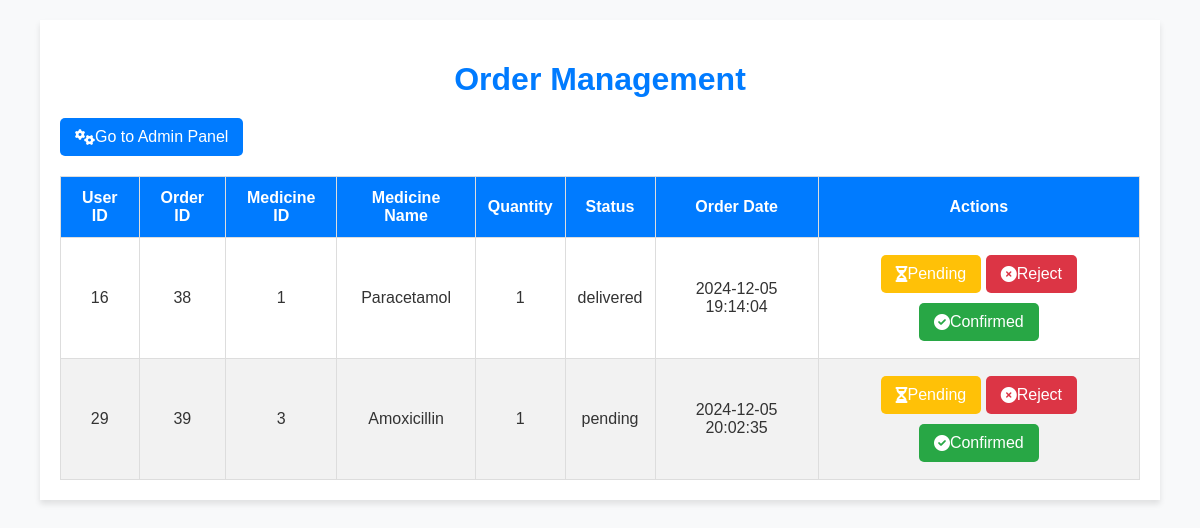
Page /admin_panel/order_management.php (signed in) on the earlier database version.
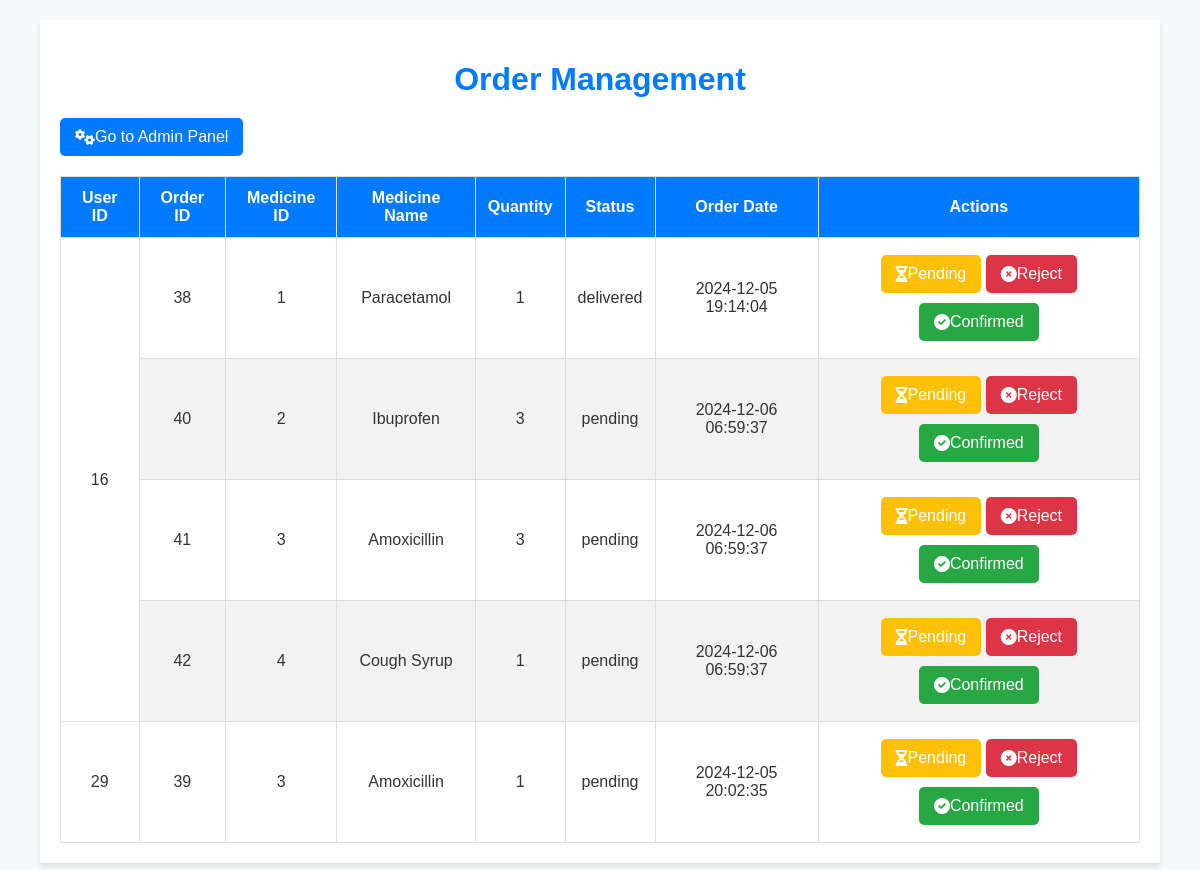
Same page on the later database version.
### tables this page shows
CREATE TABLE `orders` (
  `order_id` int(11) NOT NULL,
  `user_id` int(11) NOT NULL,
  `medicine_id` int(11) NOT NULL,
  `quantity` int(11) NOT NULL,
  `status` enum('pending','delivered','cancelled') DEFAULT 'pending',
  `order_date` timestamp NOT NULL DEFAULT current_timestamp()
);

CREATE TABLE `medicines` (
  `medicine_id` int(11) NOT NULL,
  `name` varchar(100) NOT NULL,
  `category` varchar(100) NOT NULL,
  `price` decimal(10,2) NOT NULL,
  `stock` int(11) NOT NULL,
  `added_at` timestamp NOT NULL DEFAULT current_timestamp(),
  `image_location` varchar(500) DEFAULT NULL
);

### admin_panel/order_management.php (the view, shortened to what this page needs)
<?php
include '../db_connection.php';
$user_id = $_SESSION['user_id'];
$query = "SELECT role FROM `users` WHERE `user_id` = $user_id";
$result = mysqli_query($conn, $query);
$user = mysqli_fetch_assoc($result);
$query = "
    SELECT
        o.user_id,
        o.order_id,
        o.medicine_id,
        m.name AS medicine_name,
        o.quantity,
        o.status,
        o.order_date
    FROM `orders` o
    JOIN `medicines` m ON o.medicine_id = m.medicine_id
    ORDER BY o.user_id, o.order_id
";
$result = mysqli_query($conn, $query);
$orders_by_user = [];
while ($row = mysqli_fetch_assoc($result)) {
    $orders_by_user[$row['user_id']][] = $row;
}
?>
<!DOCTYPE html>
<head>
    <link rel="stylesheet" href="../style/admin_panel/order_management.css">
    <link rel="stylesheet" href="https://cdnjs.cloudflare.com/ajax/libs/font-awesome/6.0.0-beta3/css/all.min.css">
</head>
<body>
    <div class="container">
        <h1 class="page-title">Order Management</h1>
        <a href="../home_page/admin_home.php?user_id=<?php echo $user_id; ?>&user_name=<?php echo urlencode($user['role']); ?>">
            <button class="btn admin-btn"><i class="fas fa-cogs"></i> Go to Admin Panel</button>
        </a>
        <table class="order-table">
            <thead>
                <tr>
                    <th>User ID</th>
                    <th>Order ID</th>
                    <th>Medicine ID</th>
                    <th>Medicine Name</th>
                    <th>Quantity</th>
                    <th>Status</th>
                    <th>Order Date</th>
                    <th>Actions</th>
                </tr>
            </thead>
            <tbody>
                <?php foreach ($orders_by_user as $user_id => $orders): ?>
                    <?php foreach ($orders as $index => $order): ?>
                        <tr>
                            <?php if ($index === 0): ?>
                                <td rowspan="<?php echo count($orders); ?>"><?php echo htmlspecialchars($user_id); ?></td>
                            <?php endif; ?>
                            <td><?php echo htmlspecialchars($order['order_id']); ?></td>
                            <td><?php echo htmlspecialchars($order['medicine_id']); ?></td>
                            <td><?php echo htmlspecialchars($order['medicine_name']); ?></td>
                            <td><?php echo htmlspecialchars($order['quantity']); ?></td>
                            <td><?php echo htmlspecialchars($order['status']); ?></td>
                            <td><?php echo htmlspecialchars($order['order_date']); ?></td>
                            <td>
                                <form method="POST" style="display:inline;">
                                    <button type="submit" name="update_status" class="btn action-btn pending-btn">
                                        <i class="fas fa-hourglass-half"></i> Pending
                                    </button>
                                </form>
                                <form method="POST" style="display:inline;">
                                    <button type="submit" name="update_status" class="btn action-btn reject-btn">
                                        <i class="fas fa-times-circle"></i> Reject
                                    </button>
                                </form>
                                <form method="POST" style="display:inline;">
                                    <button type="submit" name="update_status" class="btn action-btn confirm-btn">
                                        <i class="fas fa-check-circle"></i> Confirmed
                                    </button>
                                </form>
                            </td>
                        </tr>
                    <?php endforeach; ?>
                <?php endforeach; ?>
            </tbody>
        </table>
    </div>
</body>
</html>

### style/admin_panel/order_management.css (style rules this page uses)
body { font-family: Arial, sans-serif; background-color: #f8f9fa; color: #333; margin: 0; padding: 0; }
.container { width: 90%; margin: 20px auto; background: #fff; padding: 20px; box-shadow: 0 4px 6px rgba(0, 0, 0, 0.1); }
.page-title { text-align: center; color: #007bff; margin-bottom: 20px; }
.btn { display: inline-flex; align-items: center; padding: 10px 15px; font-size: 16px; border: none; border-radius: 5px; cursor: pointer; color: #fff; text-decoration: none; }
.admin-btn { background-color: #007bff; }
.action-btn { margin: 5px 0; }
.pending-btn { background-color: #ffc107; }
.reject-btn { background-color: #dc3545; }
.confirm-btn { background-color: #28a745; }
.order-table { width: 100%; border-collapse: collapse; margin-top: 20px; }
.order-table th, .order-table td { padding: 12px; text-align: center; border: 1px solid #ddd; }
.order-table th { background-color: #007bff; color: white; }
.order-table tr:nth-child(even) { background-color: #f2f2f2; }

Differences in the rows shown:
added orders: order_id "40", medicine "2", medicine.name "Ibuprofen", quantity "3", status "pending", order_date "2024-12-06 06:59:37"
added orders: order_id "41", medicine "3", medicine.name "Amoxicillin", quantity "3", status "pending", order_date "2024-12-06 06:59:37"
added orders: order_id "42", medicine "4", medicine.name "Cough Syrup", quantity "1", status "pending", order_date "2024-12-06 06:59:37"
